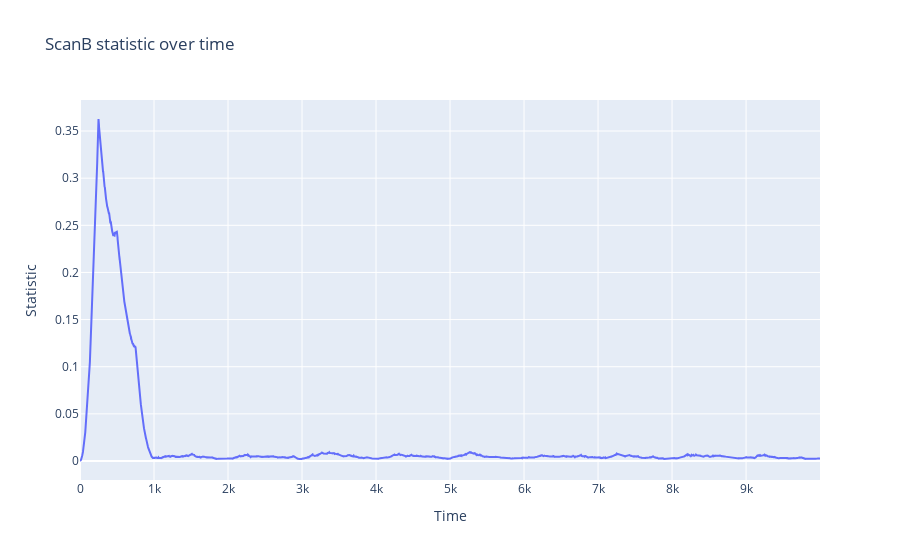

The cell this chart's notebook holds for it:
### Code cell
exp.plot_stat_time_series()

### Figure 1 — Plotly figure (JSON) as saved in the notebook; plotly's stock layout.template omitted (floating-point values rounded to 4 significant figures; data arrays with more than 128 entries replaced by an {"elided": "..."} marker saying what was removed)
{"data": [{"mode": "lines", "name": "ScanB statistic", "type": "scatter", "x": {"elided": "10000 int values"}, "y": {"elided": "10000 float values"}}], "layout": {"title": {"text": "ScanB statistic over time"}, "xaxis": {"title": {"text": "Time"}}, "yaxis": {"title": {"text": "Statistic"}}}}
